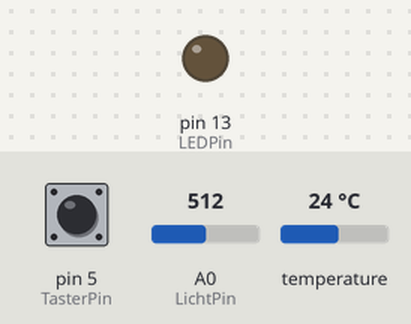
Simulated run of this sketch. Board: Arduino Uno, built with avr-gcc and run on an emulated ATmega328P. On the bench: output pins drawn as LEDs (lit = HIGH). Dashed ring = blinking. The test bench sets the inputs (shaded band); at power-on: pin 5 (TasterPin) HIGH, A0 (LichtPin) = 512, temperature 24 °C. EEPROM starts erased; what the sketch prints to the serial monitor is not drawn.

Above: at 4.1 s.
4.2 s: pin 5 (TasterPin) pulled LOW for 0.15 s
At 6.7 s:
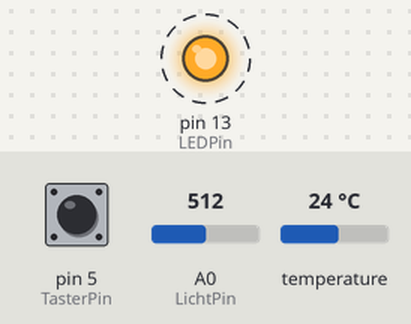
Timing chart, 0 to 8.2 s (numbered marks = the images above; inputs shaded):
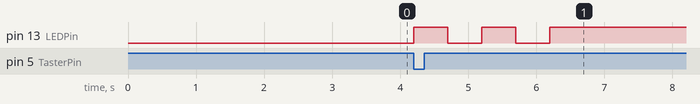

Measured:
- after the input at 4.2 s, pin 13 (LEDPin): alternates HIGH for 0.50 s and LOW for 0.50 s, 5 changes in all, then stays HIGH, starting at once

The sketch:

LiFePO4_Heizung.ino
```cpp
// Diese Messungen dienen der Beurteilung der Isolierung und Heizung des LiFePO4-Akkumulators
//
// Mit einem Temperatursensor DS18B20 wird die Aussentemperatur gemessen und mit einem
// Lichtensor die Ein- und Ausschaltzeiten der Heizung. Die Messdaten werden im EEPROM abgespeichert
// und bei jedem Neustart des uC auf dem seriellen Ausgang mit 9600 Baud ausgegeben
//
// uC:               Atmega328P on Arduino Uno R3
// Externe Hardware: Temperatursensor DS18B20, angeschlossen an GND, +5V und Pin 2
//                   Lichtsensor, zwischen GND, +5V und Pin A0
//                   Taster (Ein), zwischen GND und Pin 5
// Stromaufnahme:    50 mA
//
// Christoph Schwaerzler, OE1CGS
// V1.3
// Nov. 2023

#include <EEPROM.h>
#include <OneWire.h>
#include <DallasTemperature.h>

#define TempPin                      2 // Pin D2 fuer DS18B20 Temperatursensor
#define LichtPin                    A0 // Pin A0 fuer Lichtsensor
#define TasterPin                    5 // Pin D5 fuer den Taster, der den Messvorgang startet
#define LEDPin                      13 // Pin D13 fuer eingebaute LED zur Bestaetigung des Beginns der Messung
#define LichtSchwelle              150 // Grenzwert des Lichtsensors, unter der Lichtschwell wird als dunkel, darueber als hell interpretiert

// Variablendeklarationen
bool lflag                    = false; // Zustand des Lichtsensors, Dunkel = false, Hell = true
bool lastlflag                = false; // Letzter Zustand des Lichtsensors
unsigned int i                    = 0; // Lokaler Schleifenzaehler
unsigned int j                    = 0; // Schleifenzaehler fuer LED
unsigned int time                 = 0; // Zeit seit Programmstart in ganzen Sekunden
unsigned int licht                = 0; // 10-bit A/D-Wandler Wert des Lichtsensors (0 = Dunkel, 1023 = Hell)
float tempC                       = 0; // Temperatur in Grad Celsius
int tempCEEPROM                   = 0; // Temperarut in Hundertstel-Grad zur effizienten Speicherung im EEPROM

OneWire oneWire(TempPin);              // An Pin 'TempPin' (a 4.7K resistor is necessary)
DallasTemperature sensors(&oneWire);   // Pass our oneWire reference to Dallas Temperature sensor

void setup() {
  pinMode(LEDPin, OUTPUT);
  pinMode(TasterPin, INPUT_PULLUP);
  sensors.begin();                    // Initialisiere des DS18B20 Sensor
  Serial.begin(9600);                 // Initialisiere die serielle Schnittstelle
  while(!Serial){;}                   // Wait for serial port to connect
  Serial.print("t[s]");
  Serial.print("\t");
  Serial.print("T[°C]");
  Serial.print("\t");
  Serial.print("L[a.u.]");
  Serial.print("\t");
  Serial.println("V1.3");
}

void loop() {
  // EEPROM-Inhalt auf serieller Schnittstelle ausgeben
  i=0;
  while (i < EEPROM.length()){
    EEPROM.get(i,   time);                   // Zeit wird als Integer abgespeichert (2 Byte)
    EEPROM.get(i+2, tempCEEPROM);            // Temperatur wird als Integer abgespeichert (2 Byte), die Adresse ist um 2 hoeher
    EEPROM.get(i+4, licht);                  // Lichtstaerke wird als Integer abgespeichert (2 Byte), die Adresse ist um 4 hoeher
    Serial.print(time);
    Serial.print("\t");
    tempC= float(tempCEEPROM) / 100;
    Serial.print(tempC);
    Serial.print("\t");
    Serial.println(licht);
    i = i + 6;                                // Insgesamt hat ein Datensatz 6 Byte, daher ist die naechste EEPROM-Adresse um 6 hoeher
  }

  // Warten auf Tastendruck fuer Messbeginn und Bestaetigung durch 3-maliges Blinken der LED
  while (digitalRead(TasterPin)){}
  j=0;                                                     // Auf Startbefehl fuer Messung durch Tastendruck warten
  while (j<5){digitalWrite(LEDPin, !digitalRead(LEDPin));delay(500);j++;}   // 3-maliges Blinken als Bestaetigung fuer Messbeginn

  // EEPROM loeschen um fuer neue Messung bereit zu sein
  i=0;
  while (i < EEPROM.length()){EEPROM.write(i,0);i++;}      // Schreibt "0" in alle EEPROM-Speicherplaetze (=loeschen)

  // Messschleife, wird solange durchlaufen, bis das EEPROM voll ist oder Strom abgeschaltet wird
  i=0;
  while (i < EEPROM.length() - 6){                         // Die Messung geht so lange, bis der EEPROM-Speicher voll ist

  // Test auf Zustandsaenderung des Lichtsensors
  while (lflag == lastlflag){
  // Messung des Lichtsensors
  licht = analogRead(LichtPin);                            // Abfrage des Lichtsensors liefert einen Wert zwischen 0 und 1023
  if (licht <= LichtSchwelle){                             // Lichtsensorwerte unter der LichtSchwelle werden als dunkel interpretiert
    lflag = false;}
  else                                                     // -werte ueber der LichtSchwelle werden als hell interpretiert
    {lflag = true;}
  }                                                        // Weiter erst, wenn sich der Zustand dunkel/hell aendert
  lastlflag = lflag;
  // Messungen der Zeit und Aussentemperatur
  time = (unsigned int)(millis()/1000);                    // Zeit seit Start des uC in ganzen Sekunden, Ueberlauf nach 65536 Sekunden (ca. 18,2 h)
  sensors.requestTemperatures();                           // Request temperature from all DS18B20 sensors on the bus
  tempC = sensors.getTempCByIndex(0);                      // Get temperature in Celsius for the first DS18B20 sensor found on the bus
  tempCEEPROM = tempC * 100;                                // Speicherplatzsparende Konvertierung in Hundertstel-Grad als Integer
  // Abspeichern der aktuellen Messdaten
  EEPROM.put(i,   time);                                   // Zeit wird als Integer abgespeichert (2 Byte)
  EEPROM.put(i+2, tempCEEPROM);                                  // Temperatur wird als Floating abgespeichert (4 Byte), die Adresse ist um 2 hoeher
  EEPROM.put(i+4, licht);                                  // Lichtstaerke wird als Integer abgespeichert (2 Byte), die Adresse ist um 6 hoeher
  delay(500);                                              // Warten zur Stabilitaetserhoehung
  i = i + 6;                                               // Erhoehung der EEPROM-Adresse fuer die naechsten Messdaten
  }
  digitalWrite(LEDPin, 0);                                 // LED ausschalten als Zeichen, dass Messung beendet ist
}
```
